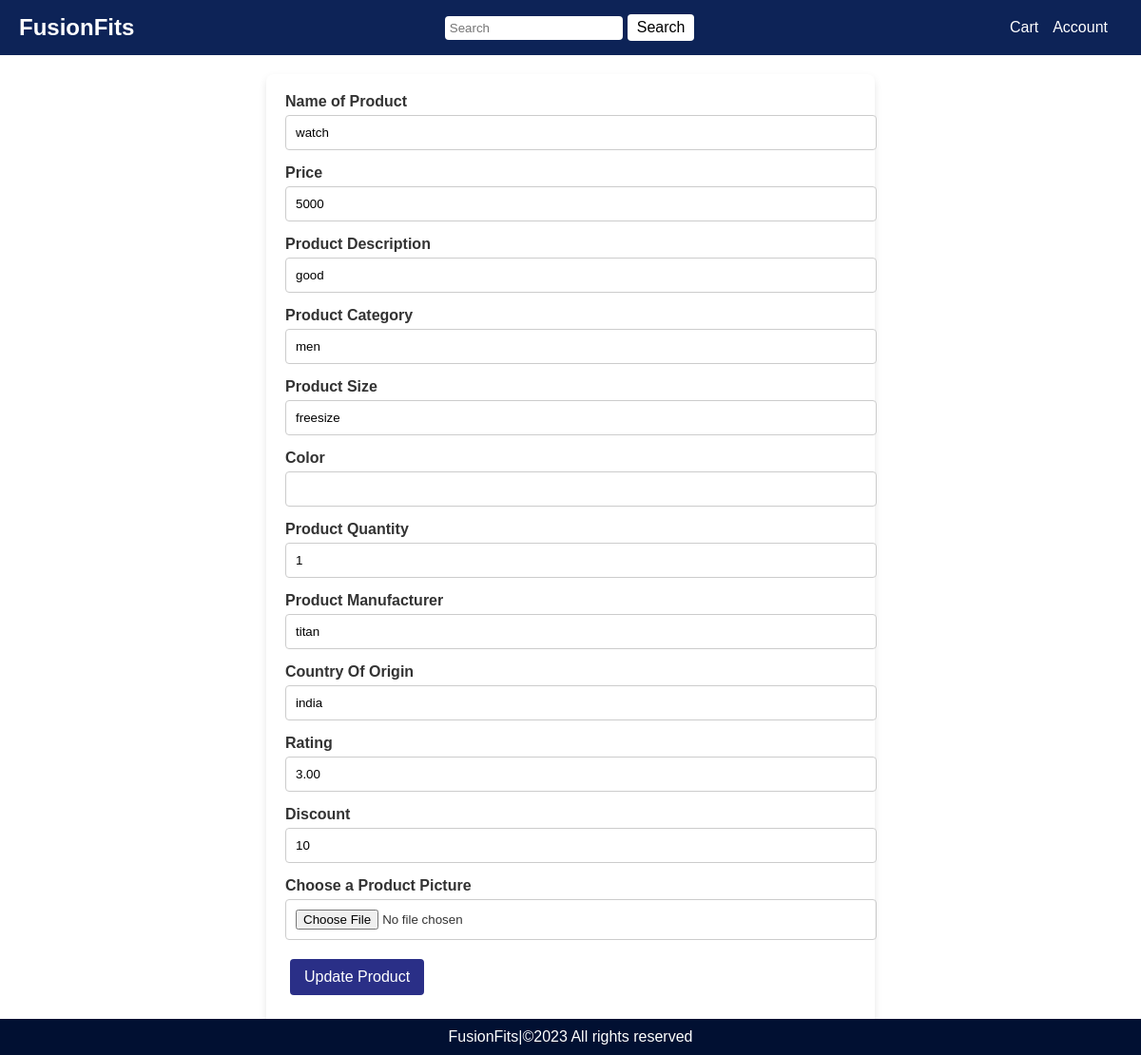
/product/update/5, run on the app's committed database.
### app/models.py (models this page shows, shortened)
class Product(db.Model):
    __tablename__ = 'product'
    id = db.Column(db.Integer, primary_key=True)
    name = db.Column(db.String(100), nullable=False)
    price = db.Column(db.Float, nullable=False)
    description = db.Column(db.String(255), nullable=False)
    product_category = db.Column(db.String(100), nullable=False)
    image_url = db.Column(db.String(255), nullable=True)
    size = db.Column(db.String(20), nullable=True)
    color = db.Column(db.String(20), nullable=True)
    quantity = db.Column(db.Integer, nullable=False)
    manufacturer = db.Column(db.String(100), nullable=True)
    country_of_origin = db.Column(db.String(50), nullable=True)
    rating = db.Column(db.Float, nullable=True)
    discount = db.Column(db.Float, nullable=True)
    cart_items = db.relationship('Cart', backref='product', lazy=True)
    wishlist_items = db.relationship('Wishlist', backref='product', lazy=True)
    order_items = db.relationship('Order', backref='product', lazy=True)

### app/product.py (the view, shortened to what this page needs)
@product.route("/update/<int:product_id>", methods=["GET", "POST"])
def update_product(product_id):
    product = Product.query.get_or_404(product_id)
    form = New_Product_Form(obj=product)
    return render_template("ProductForm.html", form=form, operation_name="Update")

### app/forms.py
class New_Product_Form(FlaskForm):
    name = StringField("Name of Product", validators=[DataRequired()])
    price = IntegerField("Price", validators=[DataRequired(), NumberRange(min=1)])
    description = StringField("Product Description", validators=[DataRequired()])
    product_category = StringField("Product Category", validators=[DataRequired()])
    size = StringField("Product Size", validators=[DataRequired()])
    colour = StringField("Color", validators=[DataRequired()])
    quantity = StringField("Product Quantity", validators=[DataRequired()])
    manufacturer = StringField("Product Manufacturer", validators=[DataRequired()])
    country_of_origin = StringField("Country Of Origin", validators=[DataRequired()])
    rating = DecimalField("Rating", validators=[InputRequired(), NumberRange(min=0.0, max=5.0)])
    discount = IntegerField("Discount", validators=[InputRequired(), NumberRange(min=0, max=100)])
    image_url = FileField(
        "Choose a Product Picture",
        validators=[FileRequired(), FileAllowed(IMAGES, message="Please upload an image for Product Picture.")],
    )

### app/templates/ProductForm.html (shortened to what this page needs)
<!DOCTYPE html>
<html lang="en">
    <head>
        <link rel="stylesheet" href="{{ url_for('static',filename='styling.css') }}">
    </head>
    <body>
        <div class="navbar">
            <div class="logo">FusionFits</div>
            <div class="search-bar">
                <input type="text" id="search" name="search" placeholder="Search">
                <button type="button">Search</button><br><br>
            </div>
            <div class="account-section">
                <a href="page2.html">Cart</a>
                <div class="dropdown">
                    <a href="page2.html">Account</a>
                </div>
            </div>
        </div>
        <form action="" method="POST" enctype="multipart/form-data">
            {{ form.name.label }}
            {{ form.name }}
            {{ form.price.label }}
            {{ form.price }}
            {{ form.description.label }}
            {{ form.description }}
            {{ form.product_category.label }}
            {{ form.product_category }}
            {{ form.size.label }}
            {{ form.size }}
            {{ form.colour.label }}
            {{ form.colour}}
            {{ form.quantity.label }}
            {{ form.quantity }}
            {{ form.manufacturer.label }}
            {{ form.manufacturer }}
            {{ form.country_of_origin.label }}
            {{ form.country_of_origin }}
            {{ form.rating.label }}
            {{ form.rating }}
            {{ form.discount.label }}
            {{ form.discount }}
            {{ form.image_url.label }}
            {{ form.image_url }}
            <button type="Add Product">{{ operation_name }} Product</button><br><br>
        </form>
        <footer>
            FusionFits|&copy;2023 All rights reserved
        </footer>
    </body>
</html>

### app/static/styling.css (style rules this page uses)
body { margin: 0; font-family: Arial, sans-serif; background-color: white; color: #333; }
.navbar { display: flex; justify-content: space-between; align-items: center; background-color: #0d2357; color: white; padding: 10px 20px; }
.navbar .logo { font-size: 1.5em; font-weight: bold; }
.navbar .search-bar { display: flex; align-items: center; }
.navbar .search-bar input { padding: 5px; border: none; border-radius: 4px; }
.navbar .search-bar button { padding: 5px 10px; margin-left: 5px; background-color:white; color: black; border: none; border-radius: 4px; cursor: pointer; }
.navbar .account-section { display: flex; align-items: center; }
.navbar .account-section a { color: white; text-decoration: none; margin-right: 15px; }
.navbar .account-section .dropdown { position: relative; }
form { background-color: white; padding: 20px; margin: 20px auto; width: 50%; border-radius: 8px; box-shadow: 0 4px 8px rgba(0, 0, 0, 0.1); }
form label { display: block; margin-bottom: 5px; font-weight: bold; }
form input { width: 100%; padding: 10px; margin-bottom: 15px; border: 1px solid #ccc; border-radius: 4px; }
form button { padding: 10px 15px; background-color:#2a2f87; color: white; border: none; border-radius: 4px; cursor: pointer; }
footer { text-align: center; background-color:#011032; color: white; padding: 10px 0; position: fixed; bottom: 0; width: 100%; }
button, .button { padding: 10px 15px; background-color: #2a2f87; color: white; border: none; border-radius: 4px; cursor: pointer; font-size: 1em; margin: 5px; text-align: center; }

### data on the page
Product: name "watch", price "5000", description "good", product_category "men", size "freesize", quantity "1", manufacturer "titan", country_of_origin "india", rating "3.00", discount "10"

### other printed values
{{ operation_name }} "Update"
